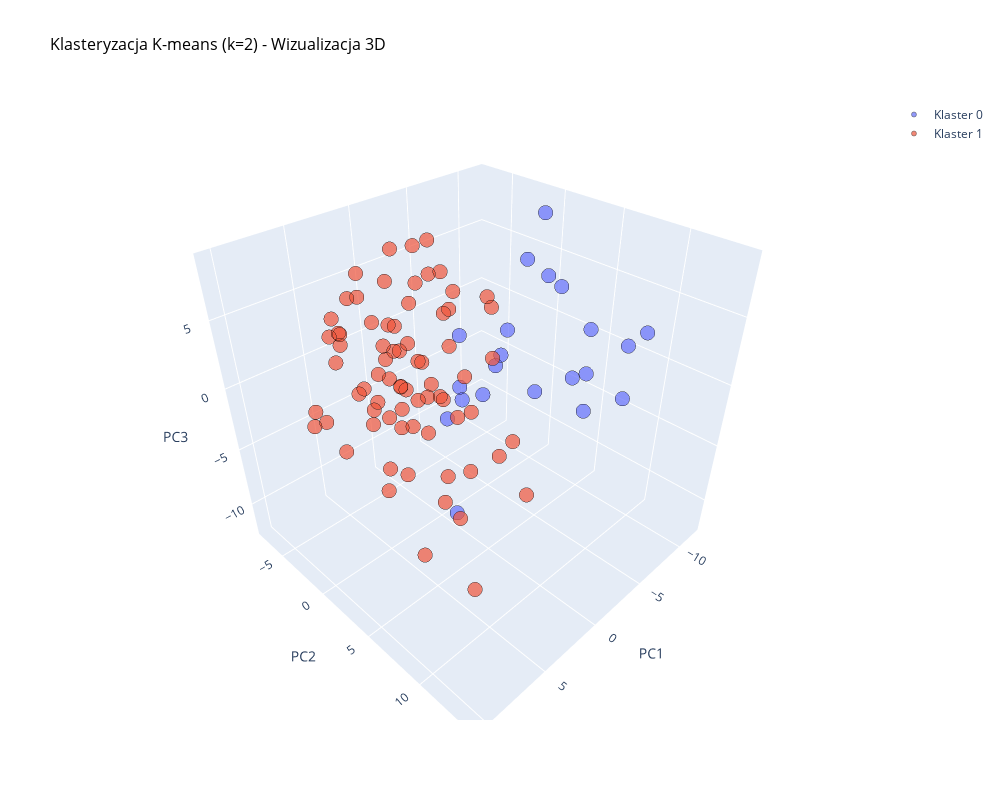

Source (notebook cell):
### Code cell
# wizualizacja klastrów w przestrzeni PCA (3D)
# użyjemy wcześniej obliczonych embeddingi_pca
if 'embeddingi_pca' in locals():
    fig = go.Figure()
    
    for cluster_id in sorted(unique):
        mask = df['klaster'] == cluster_id
        fig.add_trace(go.Scatter3d(
            x=embeddingi_pca[mask.values, 0],
            y=embeddingi_pca[mask.values, 1],
            z=embeddingi_pca[mask.values, 2],
            mode='markers',
            name=f'Klaster {cluster_id}',
            marker=dict(
                size=5,
                opacity=0.7,
                line=dict(width=0.5, color='black')
            )
        ))
    
    fig.update_layout(
        title=dict(
            text=f'Klasteryzacja K-means (k={optimal_k}) - Wizualizacja 3D',
            font=dict(size=16, color='black')
        ),
        scene=dict(
            xaxis_title='PC1',
            yaxis_title='PC2',
            zaxis_title='PC3',
            bgcolor='white'
        ),
        width=1000,
        height=800
    )
    
    fig.show()
else:
    print("Uwaga: embeddingi_pca nie są dostępne - pomijam wizualizację 3D")

### Figure 1 — Plotly figure (JSON) as saved in the notebook; plotly's stock layout.template omitted (floating-point values rounded to 4 significant figures)
{"data": [{"marker": {"line": {"color": "black", "width": 0.5}, "opacity": 0.7, "size": 5}, "mode": "markers", "name": "Klaster 0", "type": "scatter3d", "x": [-5.469, -10.28, -9.03, -1.992, -7.196, -4.884, -4.029, -8.363, -10.58, -9.976, -9.95, -10.75, -10.23, -6.298, -10.17, 0.1543, -5.172, -6.906, -9.619, -11.81, -5.925], "y": [0.2126, 8.123, -0.2147, -1.302, -0.2844, -2.987, -1.833, 1.604, 9.183, 5.021, 3.825, 4.516, -3.723, -1.884, 4.949, 1.856, -3.243, 4.634, 0.6955, 7.091, 4.303], "z": [-1.783, -3.193, 5.226, -5.541, 0.2696, -4.877, -5.081, -4.766, 2.456, -2.355, -3.241, 0.805, -4.601, -5.719, -5.807, -11.43, -0.5592, 5.518, 8.675, 0.07595, 6.493]}, {"marker": {"line": {"color": "black", "width": 0.5}, "opacity": 0.7, "size": 5}, "mode": "markers", "name": "Klaster 1", "type": "scatter3d", "x": [2.214, -0.9819, 1.777, 1.093, -4.178, 2.973, 1.182, 0.8759, -0.3609, 5.055, -2.535, 3.281, 9.517, -1.644, 3.624, -1.103, 2.666, 3.483, 5.982, -1.566, -1.525, 3.205, 2.485, 2.67, 5.915, 3.118, -0.1431, 9.276, -0.294, 10.24, 4.682, 5.353, 2.179, 0.6467, 2.609, 2.149, 3.771, 4.036, 10.36, 1.93, 7.794, -2.29, 1.02, -0.06837, -1.085, 1.895, 0.487, 1.555, 4.043, 4.214, 7.413, -1.469, -4.05, 0.4736, 5.218, 2.566, 2.992, 3.223, 6.393, 4.4, -1.057, -1.172, 6.383, -2.199, -1.449, 0.6912, 4.201, 6.511, -0.677, -1.506, 0.4032, 1.809, -2.2], "y": [-6.343, -1.771, -2.189, -6.778, 0.5743, 5.145, -2.628, -6.948, -2.984, -3.326, -3.403, 1.871, 2.778, -3.754, -6.896, -2.482, 3.279, -1.808, 0.6457, -3.383, -1.054, -6.35, 1.868, -0.583, 4.489, 6.392, -4.433, 8.001, 4.868, 10.2, 12.31, 6.775, -1.42, 2.002, -1.516, 5.486, 9.387, -5.803, 14.09, 8.727, 10.38, -2.015, -2.569, -5.819, -6.748, -5.898, -2.808, -4.703, -1.862, -4.74, 1.553, 0.1674, -3.68, -5.042, 2.697, -3.43, -2.47, -1.236, -5.374, -7.495, 0.1854, -4.382, -1.998, -4.571, 1.17, -3.157, -0.4097, -5.605, -0.3659, 3.562, -1.364, -2.554, -3.002], "z": [3.995, -2.238, 1.473, 3.547, 4.319, 0.4202, 8.342, 5.188, 3.935, 3.584, 5.185, 0.2309, 0.1134, 4.705, 1.386, -7.004, 0.8977, 0.5886, -0.8937, -1.364, 6.458, 1.737, 0.09058, -0.2047, 0.9329, -2.999, 1.717, 1.374, 3.061, -2.277, -0.2126, -1.838, -4.231, 3.112, 7.021, 0.5686, 0.2799, -0.02728, -1.731, -0.03512, -1.158, -4.311, 1.009, -0.4056, -4.106, -3.214, -2.505, 2.557, -2.006, 1.865, 2.528, 5.513, 1.541, -6.092, 2.576, -2.859, -10.19, 1.867, -2.761, -5.758, 4.403, -0.05948, 5.695, -2.068, -0.4849, -4.256, -6.163, -4.06, -12.34, 5.615, 8.71, 3.306, 7.833]}], "layout": {"height": 800, "scene": {"bgcolor": "white", "xaxis": {"title": {"text": "PC1"}}, "yaxis": {"title": {"text": "PC2"}}, "zaxis": {"title": {"text": "PC3"}}}, "title": {"font": {"color": "black", "size": 16}, "text": "Klasteryzacja K-means (k=2) - Wizualizacja 3D"}, "width": 1000}}
